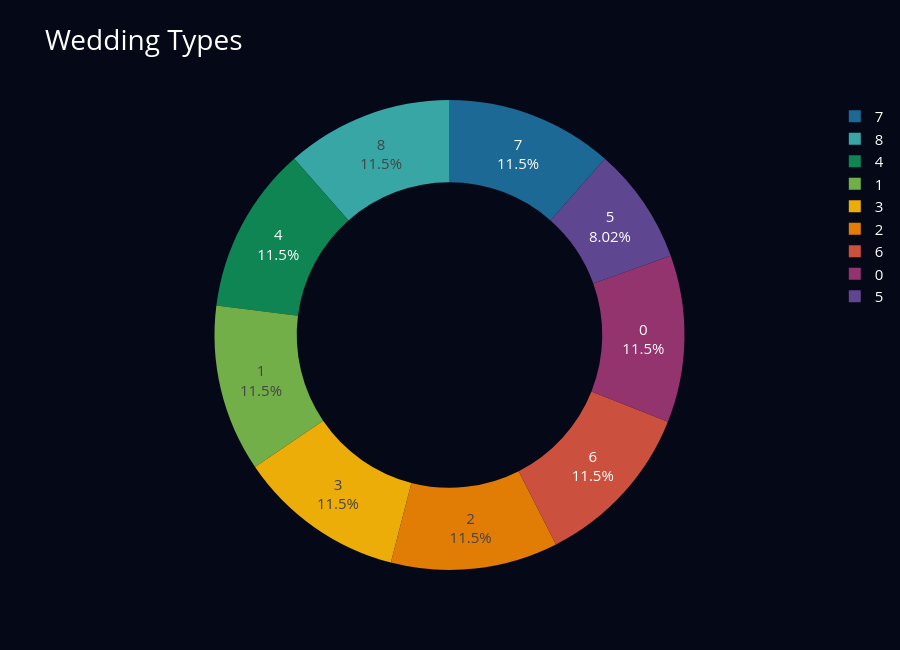

This figure's notebook cell:
### Code cell
fig=px.pie(

df,

names="Wedding_Type",

hole=.65,

color="Wedding_Type",

color_discrete_sequence=px.colors.qualitative.Prism,

title="Wedding Types"

)

fig.update_traces(textinfo="percent+label")

fig.update_layout(**fig_layout,height=650)

fig.show()

### Figure 1 — Plotly figure (JSON) as saved in the notebook; plotly's stock layout.template omitted (floating-point values rounded to 4 significant figures; data arrays with more than 128 entries replaced by an {"elided": "..."} marker saying what was removed)
{"data": [{"customdata": {"elided": "4349x1 int values"}, "domain": {"x": [0, 1], "y": [0, 1]}, "hole": 0.65, "hovertemplate": "Wedding_Type=%{customdata[0]}<extra></extra>", "labels": {"elided": "4349 int values"}, "legendgroup": "", "marker": {"colors": {"elided": "4349 str values"}}, "name": "", "showlegend": true, "textinfo": "percent+label", "type": "pie"}], "layout": {"font": {"color": "white", "size": 15}, "height": 650, "legend": {"tracegroupgap": 0}, "paper_bgcolor": "#050816", "piecolorway": ["rgb(95, 70, 144)", "rgb(29, 105, 150)", "rgb(56, 166, 165)", "rgb(15, 133, 84)", "rgb(115, 175, 72)", "rgb(237, 173, 8)", "rgb(225, 124, 5)", "rgb(204, 80, 62)", "rgb(148, 52, 110)", "rgb(111, 64, 112)", "rgb(102, 102, 102)"], "plot_bgcolor": "#050816", "title": {"font": {"color": "white", "size": 28}, "text": "Wedding Types"}}}
